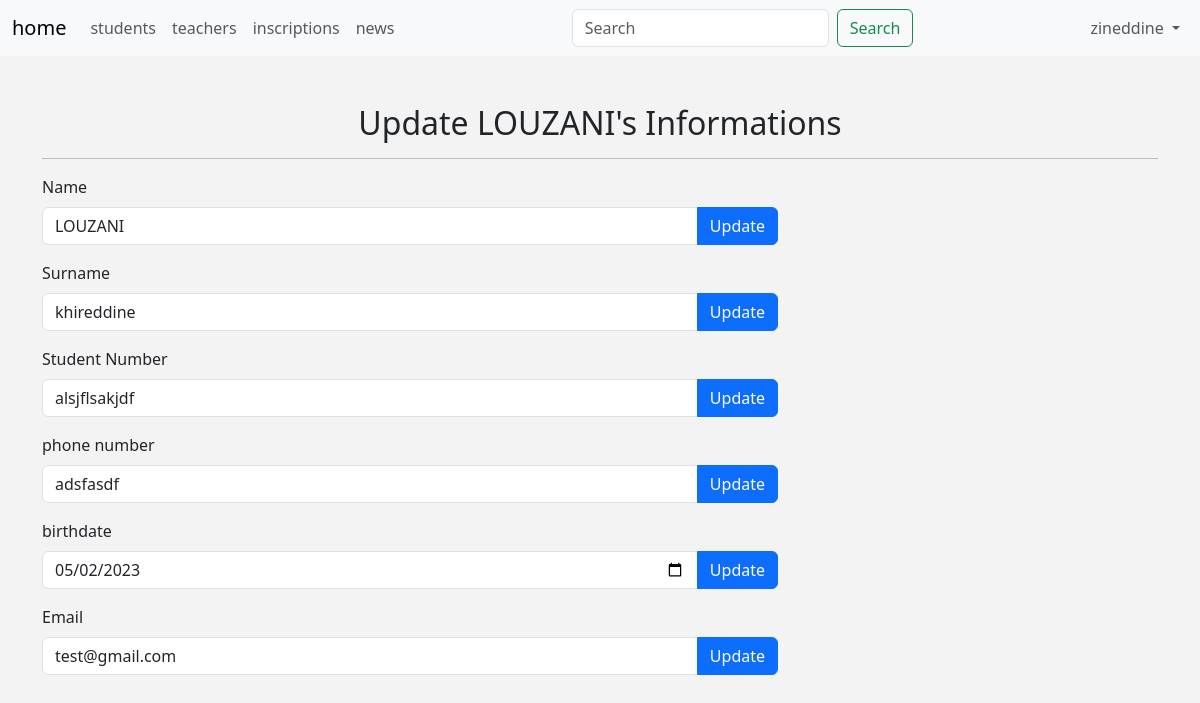
The page /admin/manage-student.php?action=edit&student_id=12 (signed in) on the database its author committed.
### tables this page shows
CREATE TABLE `Etudiants` (
  `id` int(11) NOT NULL,
  `nom` varchar(50) NOT NULL,
  `prenom` varchar(50) NOT NULL,
  `date_naissance` date NOT NULL,
  `email` varchar(255) NOT NULL,
  `num_etudiant` varchar(255) NOT NULL,
  `password` varchar(255) NOT NULL,
  `telephone` varchar(20) NOT NULL,
  `photo` mediumblob DEFAULT NULL
);

### admin/manage-student.php (the view, shortened to what this page needs)
<?php
if (isset($_SESSION['username'])) {
    include 'init.php';
    $student_id = isset($_GET['student_id']) && is_numeric($_GET['student_id']) ? intval($_GET['student_id']) : 0;
    $stmt = $connection->prepare("SELECT * FROM Etudiants WHERE id = ?");
    $stmt->execute(array($student_id));
    $student = $stmt->fetch(PDO::FETCH_ASSOC);
        ?>
        <?php
    if(isset($_GET['action']) && $_GET['action'] == 'edit') {
        ?>
        <div class="container">
            <h2 class="text-center mt-5">Update <?php echo $student['nom']?>'s Informations</h2>
            <hr>
            <form action="<?php $_SERVER['PHP_SELF']?>" method="POST" class="">
                <div class="row mb-3">
                    <div class="col-md-8">
                        <label for="first_name" class="form-label">Name</label>
                        <div class="input-group">
                            <input type="text" class="form-control" id="first_name" name="name" value="<?php  echo $student['nom']; ?>">
                            <button class="btn btn-primary" name="update-student-name" type="submit">Update</button>
                        </div>
                    </div>
                </div>
            </form>
            <form action="<?php $_SERVER['PHP_SELF']?>" method="post">
                <div class="row mb-3">
                    <div class="col-md-8">
                        <label for="surname" class="form-label">Surname</label>
                        <div class="input-group">
                            <input type="text" class="form-control" id="first_name" name="surname" value="<?php  echo $student['prenom']; ?>">
                            <button class="btn btn-primary" name="update-student-surname" type="submit">Update</button>
                        </div>
                    </div>
                </div>
            </form>
            <form action="<?php $_SERVER['PHP_SELF']?>" method="post">
                <div class="row mb-3">
                    <div class="col-md-8">
                        <label for="student-number" class="form-label">Student Number</label>
                        <div class="input-group">
                            <input type="text" class="form-control" id="student-number" name="student-number" value="<?php  echo $student['num_etudiant']; ?>">
                            <button class="btn btn-primary" name="update-student-number" type="submit">Update</button>
                        </div>
                    </div>
                </div>
            </form>
            <form action="<?php $_SERVER['PHP_SELF']?>" method="post">
                <div class="row mb-3">
                    <div class="col-md-8">
                        <label for="phone-number" class="form-label">phone number</label>
                        <div class="input-group">
                            <input type="text" class="form-control" id="phone-number" name="phone-number" value="<?php  echo $student['telephone']; ?>">
                            <button class="btn btn-primary" name="update-phone-number" type="submit">Update</button>
                        </div>
                    </div>
                </div>
            </form>
            <form action="<?php $_SERVER['PHP_SELF']?>" method="post">
                <div class="row mb-3">
                    <div class="col-md-8">
                        <label for="birthdate" class="form-label">birthdate</label>
                        <div class="input-group">
                            <input type="date" class="form-control" id="birth-date" name="birthdate" value="<?php  echo $student['date_naissance']; ?>">
                            <button class="btn btn-primary" name="update-student-birthdate" type="submit">Update</button>
                        </div>
                    </div>
                </div>
            </form>
            <form action="<?php $_SERVER['PHP_SELF']?>" method="POST">
                <div class="row mb-3">
                    <div class="col-md-8">
                        <label for="email" class="form-label">Email</label>
                        <div class="input-group">
                            <input type="email" class="form-control" id="email" name="email" value="<?php  echo $student['email']; ?>">
                            <button class="btn btn-primary" name="update-student-email"  type="submit">Update</button>
                        </div>
                    </div>
                </div>
            </form>
        </div>
        <?php
    }
    include $tpl . 'footer.php';
} else {
    echo 'You are not authorized to view this page.';
    header('Location: index.php');
    exit();
}
?>

### admin/layout/css/backend.css (style rules this page uses)
body { background-color: #f3f3f3; }

### rows shown on the page
etudiants: nom "LOUZANI", name "LOUZANI", surname "khireddine", student-number "alsjflsakjdf", phone-number "adsfasdf", birthdate "05/02/2023", email "test@gmail.com"

### other values the page prints
lang("HOME") "home"
lang("STUDENTS") "students"
lang("TEACHERS") "teachers"
lang("INSCRIPTIONS") "inscriptions"
lang("NEWS") "news"
$_SESSION['username'] "zineddine"
